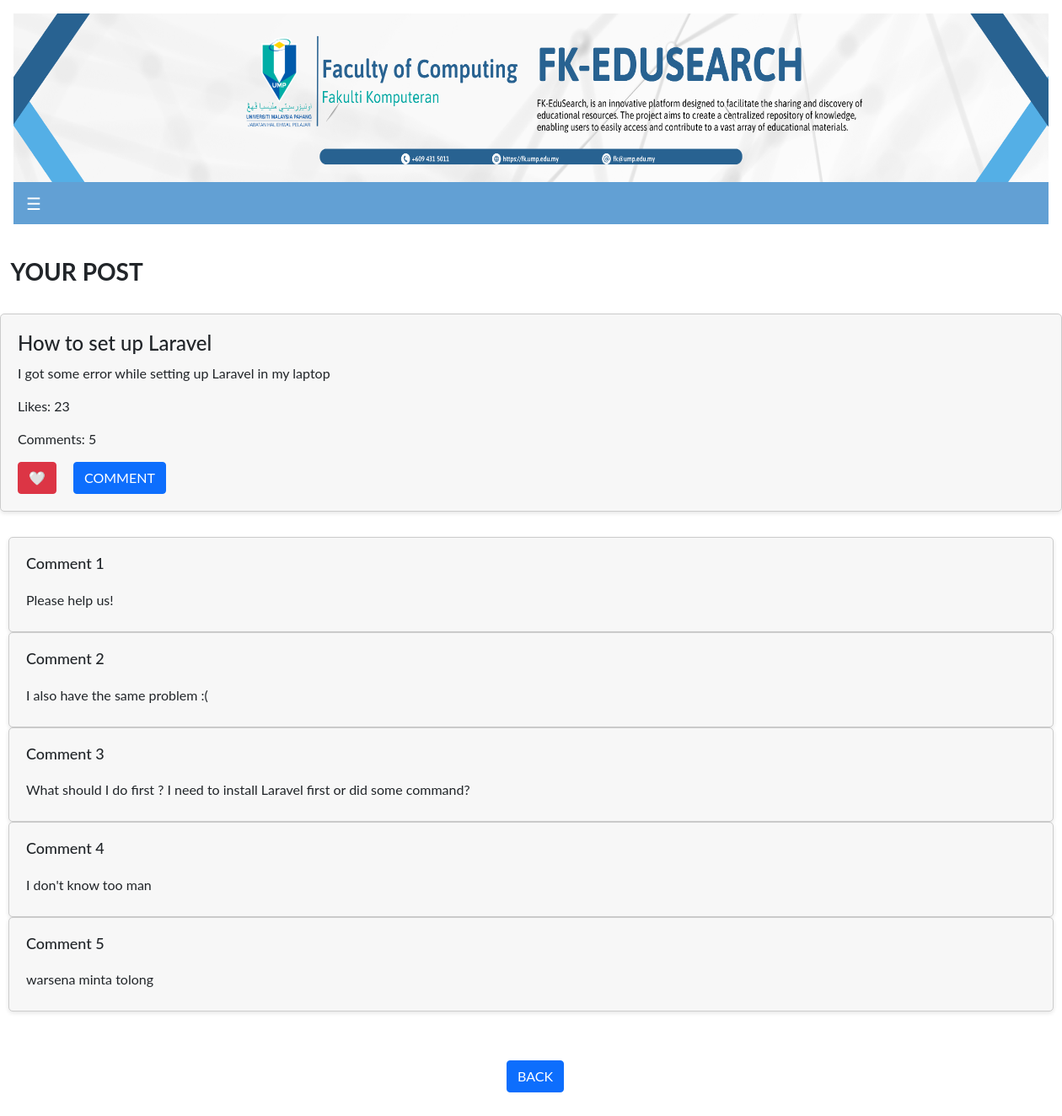
/MODULE2/viewPost.php?discussion_id=9, run on the app's committed database.
### tables this page shows
CREATE TABLE `discussion` (
  `discussion_id` int(11) NOT NULL,
  `category_id` int(11) NOT NULL,
  `expert_id` int(11) NOT NULL,
  `title` varchar(30) NOT NULL,
  `content` varchar(100) NOT NULL,
  `tags` varchar(20) NOT NULL,
  `date` date DEFAULT NULL,
  `discussion_like` int(11) NOT NULL,
  `discussion_comment` int(11) NOT NULL
);

CREATE TABLE `comment` (
  `comment_id` int(11) NOT NULL,
  `discussion_id` int(11) NOT NULL,
  `comment_content` varchar(100) NOT NULL
);

### MODULE2/viewPost.php (the view, shortened to what this page needs)
<!DOCTYPE html>
<html>
<head>
    <link href="https://cdn.jsdelivr.net/npm/bootstrap@5.0.2/dist/css/bootstrap.min.css" rel="stylesheet">
    <link href="https://cdn.jsdelivr.net/npm/bootstrap-icons@1.7.2/bootstrap-icons.min.css" rel="stylesheet">
</head>
<body>
    <?php include '../UserSideBar/User_sidebar.php' ?>
    <br>
    <h3><b>&nbsp;&nbsp;YOUR POST</b></h3>
    <br>
    <?php
    $link = mysqli_connect("localhost", "root", "") or die(mysqli_connect_error());
    mysqli_select_db($link, "fkedusearch_module2") or die(mysqli_error($link));
    if (isset($_GET['discussion_id'])) {
        $discussion_id = $_GET['discussion_id'];
        $discussionQuery = "SELECT * FROM discussion WHERE discussion_id = '$discussion_id'";
        $discussionResult = mysqli_query($link, $discussionQuery);
        if ($discussionRow = mysqli_fetch_assoc($discussionResult)) {
            $title = $discussionRow['title'];
            $content = $discussionRow['content'];
            $commentCountQuery = "SELECT COUNT(*) AS comment_count FROM comment WHERE discussion_id = '$discussion_id'";
            $commentCountResult = mysqli_query($link, $commentCountQuery);
            $commentCountRow = mysqli_fetch_assoc($commentCountResult);
            $commentCount = $commentCountRow['comment_count'];
            echo "<div class='post-container'>";
            echo "<div class='post'>";
            echo "<h2>$title</h2>";
            echo "<p>$content</p>";
            echo "<p>Likes: <span id='likeCount$discussion_id'>{$discussionRow['discussion_like']}</span></p>";
            echo "<p>Comments: <span id='commentCount$discussion_id'>$commentCount</span></p>";
            echo "<button class='btn btn-danger' onclick='likePost($discussion_id)'>🤍</button>";
            echo "<button class='btn btn-primary' onclick='toggleCommentForm($discussion_id)'>COMMENT</button>";
            echo "</div>";
            echo "</div>";
        }
    }
    ?>
    <div class="comment-grid">
        <div id="commentList<?php echo $discussion_id; ?>">
            <?php
            $commentQuery = "SELECT * FROM comment WHERE discussion_id = '$discussion_id'";
            $commentResult = mysqli_query($link, $commentQuery);
            $commentNumber = 1;
            while ($commentRow = mysqli_fetch_assoc($commentResult)) {
                $commentContent = $commentRow['comment_content'];
                echo "<div class='comment-container'>";
                echo "<h4>Comment $commentNumber</h4>";
                echo "<div class='comment-list'>";
                echo "<p class='comment'>$commentContent</p>";
                echo "</div>";
                echo "</div>";
                $commentNumber++;
            }
            ?>
        </div>
    </div><br><br>
    <div class="content" style="margin-top: 10px; margin-left: 10px;">
        <div class="d-flex justify-content-center">
            <button type="button" class="btn btn-primary" onclick="window.location.href = 'view.php';">BACK</button>
        </div>
    </div>
    <br><br>
</body>
</html>

### MODULE2/viewPost.php (style rules this page uses)
.post-container { margin-bottom: 30px; }
.post { margin-bottom: 20px; padding: 20px; border: 1px solid #ccc; border-radius: 5px; background-color: #f7f7f7; box-shadow: 0 2px 5px rgba(0, 0, 0, 0.1); }
.post h2 { font-size: 24px; margin-bottom: 10px; }
.post p { font-size: 16px; margin-bottom: 15px; }
.post button { margin-right: 20px; }
.comment-grid { margin-top: 30px; margin-left: 10px; display: grid; grid-template-columns: repeat(3, 1fr); gap: 20px; }
.comment-container { padding: 20px; border: 1px solid #ccc; border-radius: 5px; background-color: #f7f7f7; box-shadow: 0 2px 5px rgba(0, 0, 0, 0.1); width: 1240px; box-sizing: border-box; }
.comment-container h4 { font-size: 18px; margin-bottom: 10px; }
.comment-list { margin-top: 20px; }
.comment { margin-bottom: 5px; }

### UserSideBar/User_sidebar.php (style rules this page uses)
body { font-family: "Lato", sans-serif; }

### data on the page
discussion: title "How to set up Laravel", content "I got some error while setting up Laravel in my laptop", discussion_like "23"
comment: comment_content "Please help us!"
comment: comment_content "I also have the same problem :("
comment: comment_content "What should I do first ? I need to install Laravel first or did some command?"
comment: comment_content "I don't know too man"
comment: comment_content "warsena minta tolong"

### other printed values
$commentCount "5"
